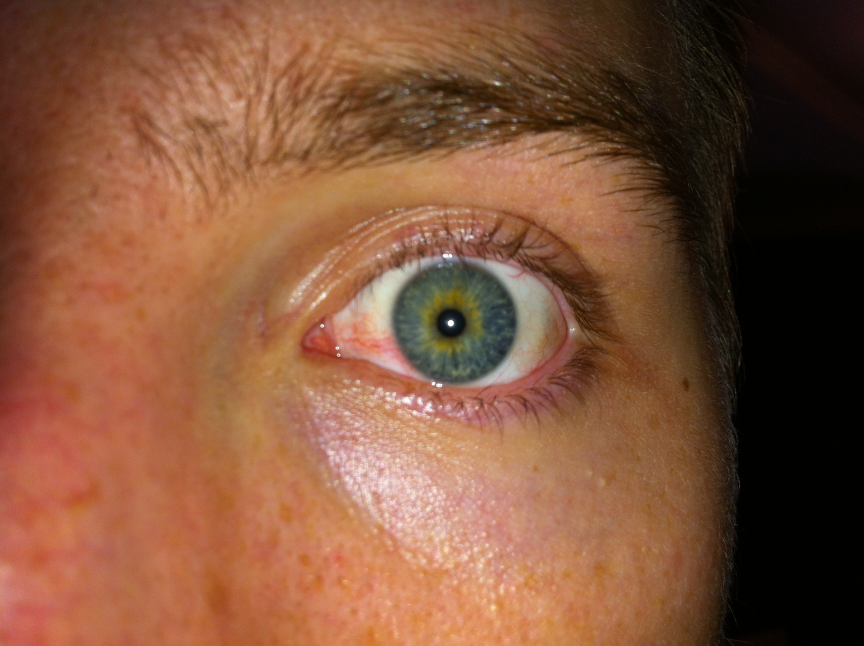
#> input picture Furb-Processamento-de-Imagens/trabalho-03-hough-circles/imagens/001_L_01.JPG, 2592 x 1936 px (shown at 1/3 size); its folder holds 4 pictures in this run
$ python __init__.py   (Python 2 division)
#> lines starting #> are read from the running program, lines starting #| are printed output that depends on the picture; after the words box and inside, x2 and y2 are one past the last pixel; in counts of white or black regions, pixels touching at a corner belong together
from cv2 import cv2
import numpy as np
import cv2
import glob

# Carrega imagens
todas_iris = [cv2.imread(file) for file in glob.glob("imagens/*.jpg")]
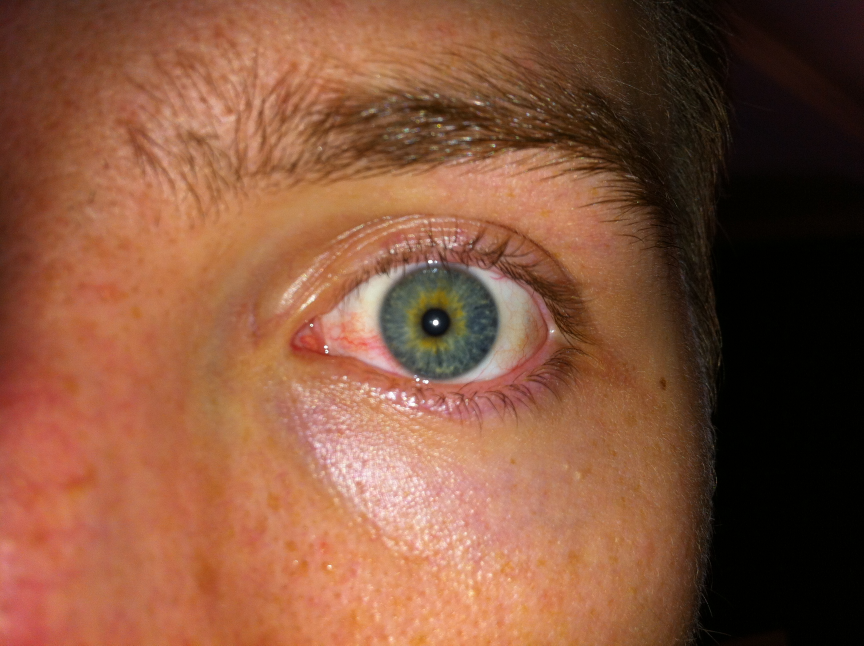
#> input picture Furb-Processamento-de-Imagens/trabalho-03-hough-circles/imagens/001_L_02.JPG, 2592 x 1936 px (shown at 1/3 size)
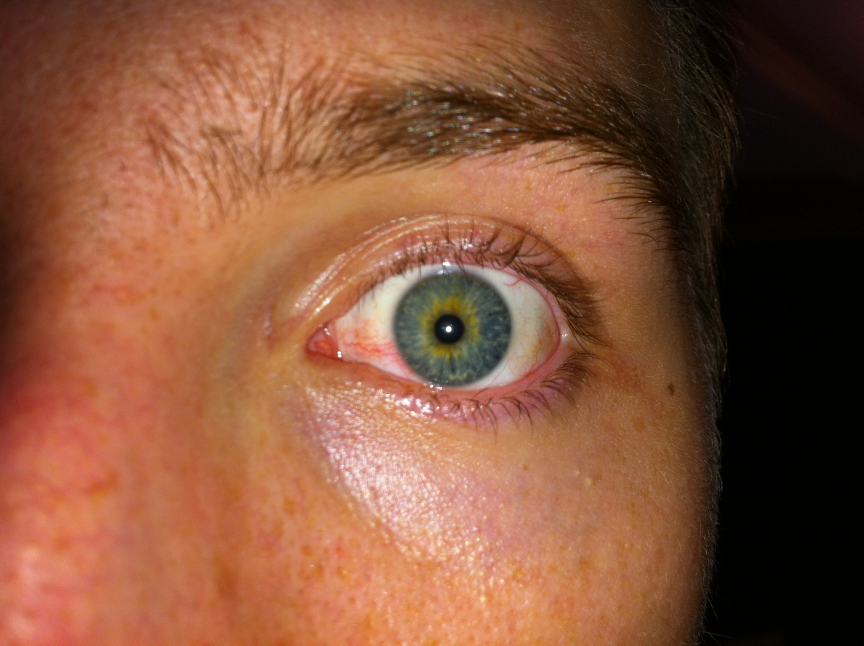
#> input picture Furb-Processamento-de-Imagens/trabalho-03-hough-circles/imagens/001_L_03.JPG, 2592 x 1936 px (shown at 1/3 size)
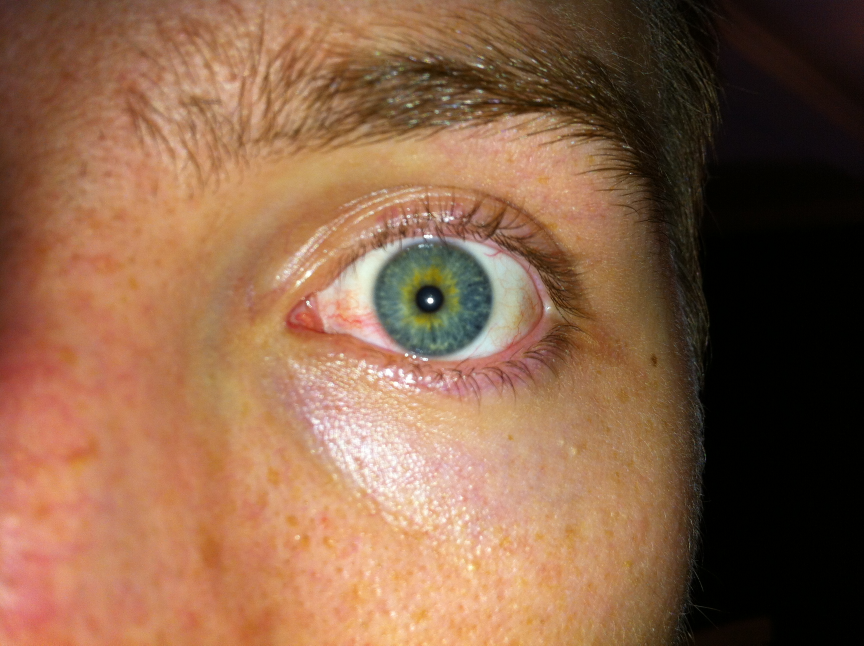
#> input picture Furb-Processamento-de-Imagens/trabalho-03-hough-circles/imagens/001_L_04.JPG, 2592 x 1936 px (shown at 1/3 size)
#> todas_iris = 4 items

img = todas_iris[0]
#> img is the input picture: shape (1936, 2592, 3); mean B, G, R 58.9, 83.9, 129.1
img_cinza = cv2.cvtColor(img, cv2.COLOR_BGR2GRAY)
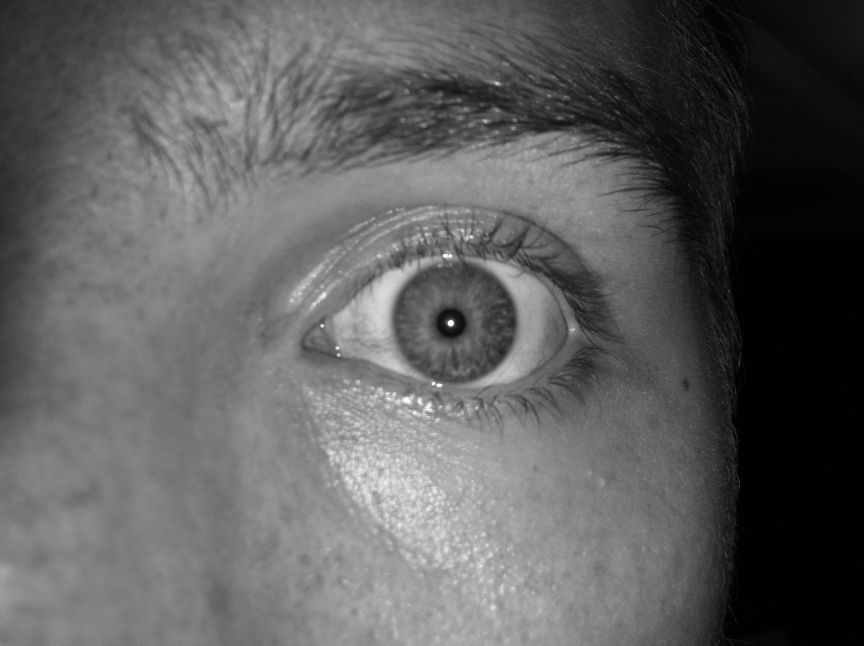
#> img_cinza: shape (1936, 2592) (shown at 1/3 size); min 0, max 255, mean 94.6
img_cinza = cv2.GaussianBlur(img_cinza, (5, 5), 0)

iris = cv2.HoughCircles(img_cinza, cv2.HOUGH_GRADIENT, 1, 20, param1=50, param2=30, minRadius=180, maxRadius=190)
#> iris = [[1362.5, 968.5, 186.1]]
pupila = cv2.HoughCircles(img_cinza, cv2.HOUGH_GRADIENT, 1.1, 20, param1=10, param2=50, minRadius=30, maxRadius=50)
#> pupila = [[1352.5, 969.7, 43.31]]

height,width, z = img.shape
#> height = 1936; width = 2592; z = 3
mask = np.zeros((height,width), np.uint8)

# Desenha circulo da iris
for i in iris[0, :]:
    cv2.circle(img, (i[0], i[1]), i[2], (0, 0, 0), 2)
    cv2.circle(mask, (i[0], i[1]), i[2], (255, 255, 255), thickness=-1)
#> this loop made 1 pass
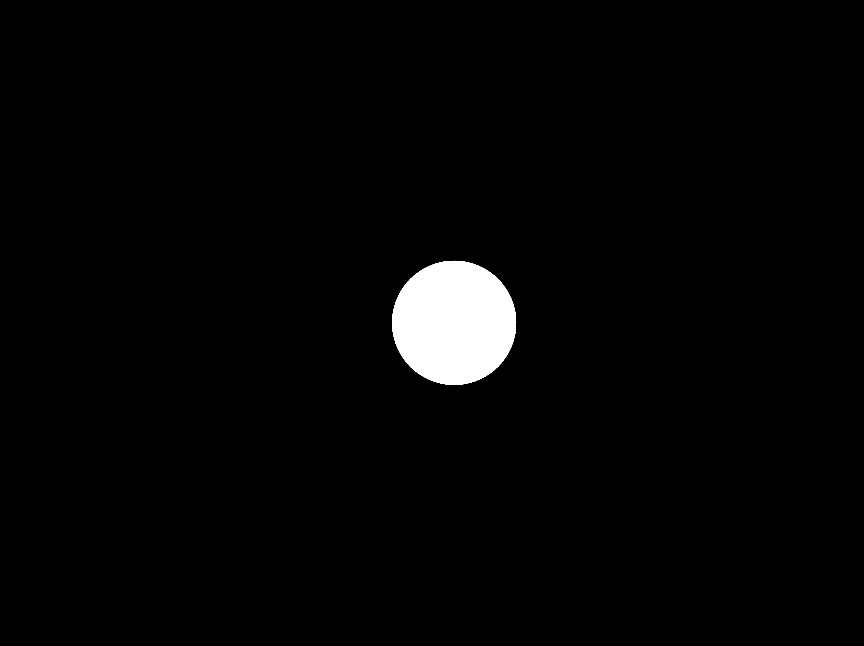
#> mask: shape (1936, 2592) (shown at 1/3 size); 2.2% white; 1 white region

# Desenha circulos da pupila
for i in pupila[0, :]:
    cv2.circle(img, (i[0], i[1]), 2, (0, 0, 0), 100)
#> this loop made 1 pass

# Aplica threshold
_,thresh = cv2.threshold(mask,1,255,cv2.THRESH_BINARY)
masked_data = cv2.bitwise_and(img, img, mask=mask)
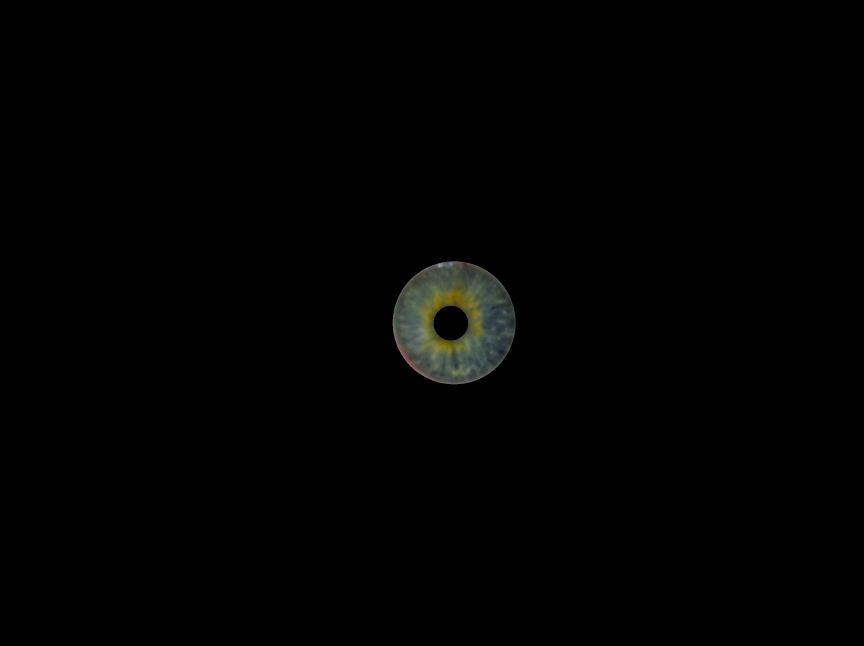
#> masked_data: shape (1936, 2592, 3) (shown at 1/3 size); mean B, G, R 1.4, 1.7, 1.6

# Encontra contornos
contours = cv2.findContours(thresh,cv2.RETR_EXTERNAL,cv2.CHAIN_APPROX_SIMPLE)
#> contours = 1 contour; box (x1, y1, x2, y2) and area: (1176, 782, 1549, 1155) 108110
#> (the run stopped early here; a loop or call above may not have finished)
